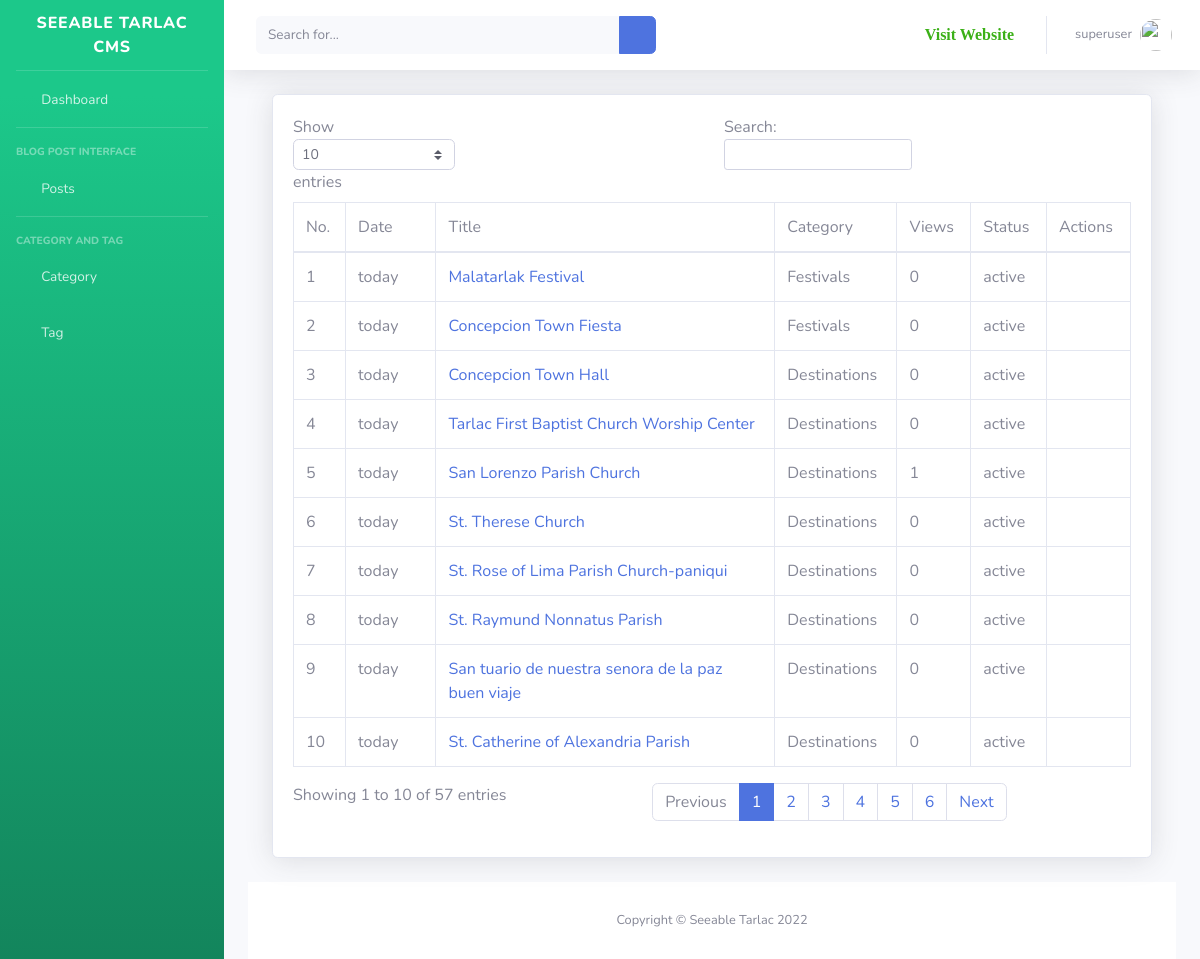
/dashboard/post/ (signed in), run on the app's committed database.
### dashboard/models.py (models this page shows, shortened)
class Author(models.Model):
    author = models.OneToOneField(User, on_delete= models.CASCADE)
    email = models.EmailField(unique=True, blank=True, null=True)
    first_name = models.CharField(max_length=100, null=True, blank=True, verbose_name='First Name')
    last_name = models.CharField(max_length=100, null=True, blank=True,verbose_name='Last Name')
    designation = models.CharField(max_length=10, null=True)
    author_image = models.ImageField(upload_to='author/',verbose_name='Author Profile Image',blank=True, null=True)
    auth_status = models.CharField(max_length=100, null=True)
    class Meta:
        verbose_name_plural = 'Author'

### blog/models.py (models this page shows, shortened)
class Blog(models.Model):
    status = (
        ('active','active'),
        ('pending','pending')
    )
    title  = models.CharField(max_length=200, null=True)
    exerpt = models.CharField(max_length=200, null = True, blank= True)
    detail = RichTextUploadingField(null=True, blank=True)
    image = models.ImageField(upload_to='images/media', null=True, blank=True)
    catagories = models.ForeignKey(Catagory,on_delete=models.DO_NOTHING, null=True)
    tags = models.ManyToManyField(Tag, blank=True)
    status = models.CharField(max_length=20, choices=status, default='pending')
    author = models.ForeignKey(Author, on_delete=models.CASCADE)
    featured  = models.BooleanField(default=False)
    visit_count = models.IntegerField(default=0)
    visible = models.BooleanField(default=True)
    created_at = models.DateTimeField(auto_now_add=True)
    class Meta:
        verbose_name_plural = 'Blog'

class Catagory(models.Model):
    name = models.CharField(max_length=200, null=True)
    slug = models.SlugField(null=True)
    image = models.CharField(max_length=300, null=True, blank=True )
    description = models.CharField(max_length=500, null=True,blank=True, verbose_name='Description')
    class Meta:
        verbose_name_plural = 'Catagory'
    def __str__(self):
        return str(self.name)

### dashboard/views.py (the view)
# urls.py: path('post/', views.AllPost.as_view(), name='all_post'),
class AllPost(View):
    @method_decorator(login_required(login_url='login'))
    def dispatch(self,request,*args,**kwargs):
        return super().dispatch(request,*args,**kwargs)
    def get(self,request):
        user = request.user.author
        post = user.blog_set.all().order_by('-id')
        context = {
            'post':post
        }
        return render(request,'dashboard/post/all_post.html',context)

### blog/context_processors.py (called while the page is built)
def globalVariable(request):
    category = Catagory.objects.all()\
        .annotate(post_count=Count('blog'))\
        .filter(blog__isnull=False)\
        .order_by('-post_count')[:4]
    category_count = category.count()
    context = {
        'category':category,
        'cat_count':category_count
        }
    return context

### templates/dashboard/post/all_post.html (shortened to what this page needs)
{% extends 'dashboard/base/base.html' %}
{% block body %}
{% load humanize %}
<div class="container-fluid">
                    <div class="card shadow mb-4">
                        <div class="card-body">
                            <div class="table-responsive">
                                <table class="table table-bordered" id="dataTable" width="100%" cellspacing="0">
                                    <thead>
                                        <tr>
                                            <td>No. </td>
                                            <td> Date </td>
                                            <td> Title </td>
                                            <td> Category </td>
                                            <td> Views </td>
                                            <td> Status </td>
                                            <td> Actions </td>
                                        </tr>
                                    </thead>
                                    <tbody>
                                        {% for p in post %}
                                        <tr>
                                            <td>{{ forloop.counter }}</td>
                                            <td> {{ p.created_at|naturalday }}</td>
                                            <td><a href="{% url 'post' p.id %}">{{ p.title }}</a>  </td>
                                            <td> {{ p.catagories }} </td>
                                            <td> {{ p.visit_count }} </td>
                                            <td> {{ p.status }} </td>
                                            <td><a href="{% url 'edit_post' p.id %}"><i class="far fa-edit"></i></a>
                                                {% if p.visible == False %}
                                                    <a href="{% url 'visible' p.id %}"><i class="fas fa-eye"></i></a>
                                                {% else %}
                                                    <a href="{% url 'hidden' p.id %}"><i class="fas fa-eye-slash"></i></a>
                                                {% endif %}
                                            </td>
                                        </tr>
                                        {% endfor %}
                                    </tbody>
                                </table>
                            </div>
                        </div>
                    </div>
{% endblock %}

### templates/dashboard/base/base.html (shortened to what this page needs)
<!DOCTYPE html>
<html lang="en">
    {% load static %}
    {% load humanize %}
<head>
    {% load static %}
    <link href="{% static  'vendor/fontawesome-free/css/all.min.css' %}" rel="stylesheet" type="text/css">
    <link href="{% static 'css/sb-admin-2.min.css' %}" rel="stylesheet">
</head>
<body id="page-top">
    <div id="wrapper">
        <ul class="navbar-nav bg-gradient-success sidebar sidebar-dark accordion" id="accordionSidebar">
            <a class="sidebar-brand d-flex align-items-center justify-content-center" href="{% url 'dashboard' %}">
                <div class="sidebar-brand-text mx-3">Seeable Tarlac CMS</div>
            </a>
            <hr class="sidebar-divider my-0">
            {%  url 'dashboard' as url %}
            <li class="nav-item {% if request.path == url %} active {% endif %}">
                <a class="nav-link" href="{{ url }}">
                    <i class="fas fa-fw fa-tachometer-alt"></i>
                    <span>Dashboard</span></a>
            </li>
            <hr class="sidebar-divider">
            <div class="sidebar-heading">
                Blog Post Interface
            </div>
            <li class="nav-item">
                <a class="nav-link collapsed" href="#" data-toggle="collapse" data-target="#collapseTwo"
                    aria-expanded="true" aria-controls="collapseTwo">
                    <i class="fas fa-fw fa-cog"></i>
                    <span> Posts </span>
                </a>
            </li>
            <hr class="sidebar-divider">
            <div class="sidebar-heading">
                Category and Tag
            </div>
            <li class="nav-item">
                <a class="nav-link" href="{% url 'category' %}">
                    <i class="fas fa-fw fa-chart-area"></i>
                    <span>Category</span></a>
            </li>
            <li class="nav-item">
                <a class="nav-link" href="{% url 'tag' %}">
                    <i class="fas fa-fw fa-chart-area"></i>
                    <span>Tag</span></a>
            </li>
        </ul>
        <div id="content-wrapper" class="d-flex flex-column">
            <div id="content">
                <nav class="navbar navbar-expand navbar-light bg-white topbar mb-4 static-top shadow">
                    <form
                        class="d-none d-sm-inline-block form-inline mr-auto ml-md-3 my-2 my-md-0 mw-100 navbar-search">
                        <div class="input-group">
                            <input type="text" class="form-control bg-light border-0 small" placeholder="Search for..."
                                aria-label="Search" aria-describedby="basic-addon2">
                            <div class="input-group-append">
                                <button class="btn btn-primary" type="button">
                                    <i class="fas fa-search fa-sm"></i>
                                </button>
                            </div>
                        </div>
                    </form>
                    <ul class="navbar-nav ml-auto">
                        <li class="nav-item mx-1"> <a class="nav-link" style="color:rgb(59, 176, 23)" href="{% url 'home' %}" target="_blank"> <i class="fa fa-link"> Visit Website</i> </a></li>
                        <li class="nav-item dropdown no-arrow">
                            <a class="nav-link dropdown-toggle" href="#" id="userDropdown" role="button"
                                data-toggle="dropdown" aria-haspopup="true" aria-expanded="false">
                                <span class="mr-2 d-none d-lg-inline text-gray-600 small">{{ user.author.author.username }}</span>
                                {% if user.author.author_image %}
                                <img class="img-profile rounded-circle"
                                    src="{{ user.author.author_image.url }}">
                                {% else %}
                                <img class="img-profile rounded-circle" src="https://www.pngarts.com/files/11/Avatar-PNG-Transparent-Image.png" alt="">
                                {% endif %}
                            </a>
                        </li>
                    </ul>
                </nav>
                <div class="container-fluid">
                {% block body %}{% endblock %}
            </div>
            <footer class="sticky-footer bg-white" style="bottom: 0;">
                <div class="container my-auto">
                    <div class="copyright text-center my-auto">
                        <span>Copyright &copy; Seeable Tarlac 2022</span>
                    </div>
                </div>
            </footer>
        </div>
    </div>
</body>
</html>

### data on the page
Blog: created_at "today", title "Malatarlak Festival", catagories "Festivals", visit_count "0", status "active", visible True (drawn)
Blog: created_at "today", title "Concepcion Town Fiesta", catagories "Festivals", visit_count "0", status "active", visible True (drawn)
Blog: created_at "today", title "Concepcion Town Hall", catagories "Destinations", visit_count "0", status "active", visible True (drawn)
Blog: created_at "today", title "Tarlac First Baptist Church Worship Center", catagories "Destinations", visit_count "0", status "active", visible True (drawn)
Blog: created_at "today", title "San Lorenzo Parish Church", catagories "Destinations", visit_count "1", status "active", visible True (drawn)
Blog: created_at "today", title "St. Therese Church", catagories "Destinations", visit_count "0", status "active", visible True (drawn)
Blog: created_at "today", title "St. Rose of Lima Parish Church-paniqui", catagories "Destinations", visit_count "0", status "active", visible True (drawn)
Blog: created_at "today", title "St. Raymund Nonnatus Parish", catagories "Destinations", visit_count "0", status "active", visible True (drawn)
Blog: created_at "today", title "San tuario de nuestra senora de la paz buen viaje", catagories "Destinations", visit_count "0", status "active", visible True (drawn)
Blog: created_at "today", title "St. Catherine of Alexandria Parish", catagories "Destinations", visit_count "0", status "active", visible True (drawn)

### other printed values
{{ user.author.author.username }} "superuser"
